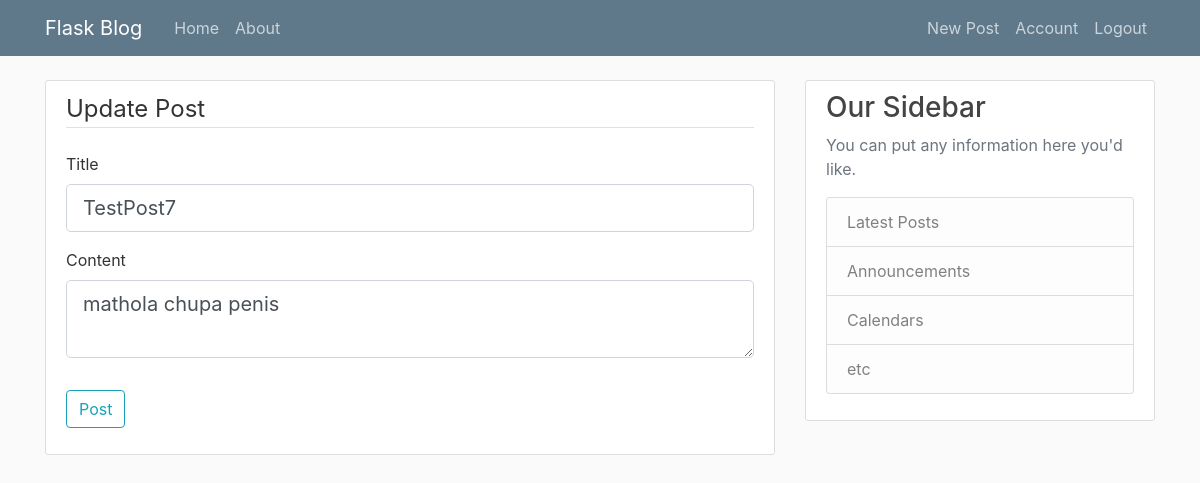
The page /post/7/update (signed in) on the database as committed earlier.
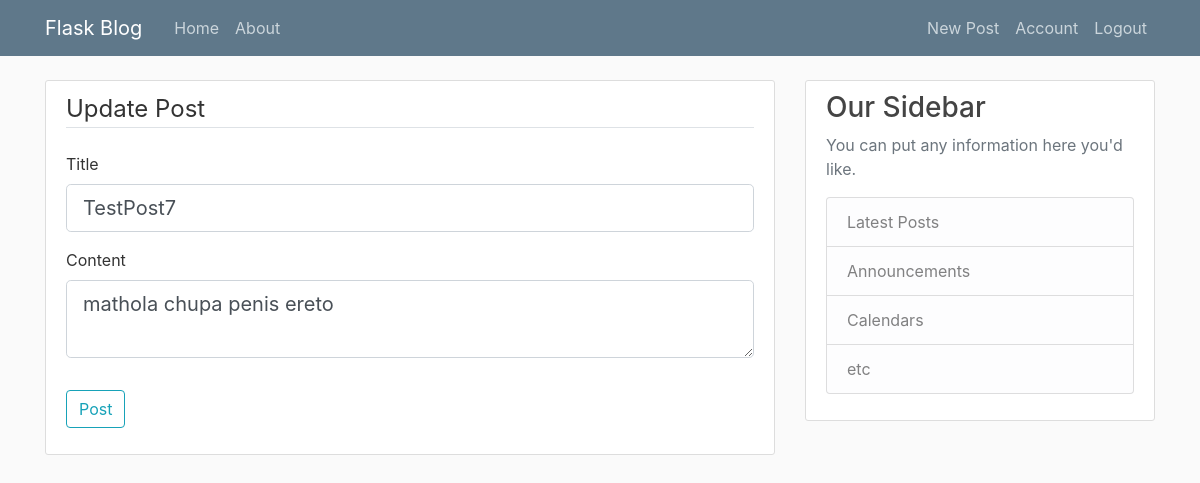
The same page on the database as committed later.
### flaskblog/models.py (models this page shows, shortened)
class Post(db.Model):
    id = db.Column(db.Integer, primary_key=True)
    title = db.Column(db.String(100), nullable=False)
    date_posted = db.Column(db.DateTime, nullable=False, default=datetime.utcnow)
    content = db.Column(db.Text, nullable=False)
    user_id = db.Column(db.Integer, db.ForeignKey("user.id"), nullable=False)

### flaskblog/posts/routes.py (the view)
@posts.route("/post/<int:post_id>/update", methods=["GET", "POST"])
@login_required
def update_post(post_id):
    post = Post.query.get_or_404(post_id)
    if post.author != current_user:
        abort(403)
    form = PostForm()
    if form.validate_on_submit():
        post.title = form.title.data
        post.content = form.content.data
        db.session.commit()
        flash("Your post has been updated!", "success")
        return redirect(url_for("posts.post", post_id=post.id))
    elif request.method == "GET":
        form.title.data = post.title
        form.content.data = post.content
    return render_template(
        "create_post.html", title="Update Post", form=form, legend="Update Post"
    )

### flaskblog/posts/forms.py
class PostForm(FlaskForm):
    title = StringField('Title', validators=[DataRequired()])
    content = TextAreaField('Content', validators=[DataRequired()])
    submit = SubmitField('Post')

### flaskblog/models.py (called while the page is built)
@login_manager.user_loader
def load_user(user_id):
    return User.query.get(int(user_id))

### flaskblog/templates/create_post.html (shortened to what this page needs)
{% extends "layout.html" %}
{% block content %}
<div class="content-section">
    <form method="POST" action="">
        <fieldset class="form-group">
            <legend class="border-bottom mb-4">{{ legend }}</legend>
            <div class="form-group">
                {{ form.title.label(class="form-control-label") }}
                {% if form.title.errors %}
                    {{ form.title(class="form-control form-control-lg is-invalid") }}
                    <div class="invalid-feedback">
                        {% for error in form.title.errors %}
                            <span>{{ error }}</span>
                        {% endfor %}
                    </div>
                {% else %}
                    {{ form.title(class="form-control form-control-lg") }}
                {% endif %}
            </div>
            <div class="form-group">
                {{ form.content.label(class="form-control-label") }}
                {% if form.content.errors %}
                    {{ form.content(class="form-control form-control-lg is-invalid") }}
                    <div class="invalid-feedback">
                        {% for error in form.content.errors %}
                            <span>{{ error }}</span>
                        {% endfor %}
                    </div>
                {% else %}
                    {{ form.content(class="form-control form-control-lg") }}
                {% endif %}
            </div>
        </fieldset>
        <div class="form-group">
            {{ form.submit(class="btn btn-outline-info") }}
        </div>
    </form>
</div>
{% endblock content %}

Rows that differ between the two databases and show on the page:
changed Post "TestPost7": content "mathola chupa penis" → "mathola chupa penis ereto"
